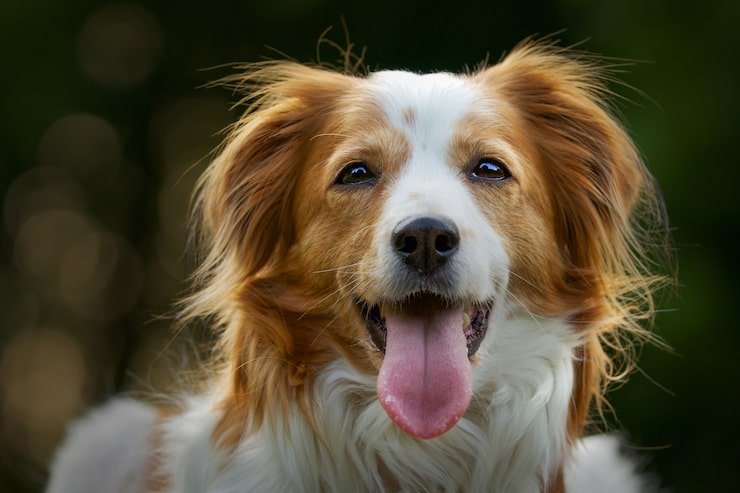
#> input picture dog.jpg, 740 x 493 px
$ jupyter execute 13.ipynb
#> lines starting #> are read from the running program, lines starting #| are printed output that depends on the picture
**Purpose:** States the exercise goal: implement nonlinear filters for noise reduction.

# 13. Write a python program to implement non-linear filters (Median, Max, Min filters) for noise reduction.

**Purpose:** Imports the libraries used for image filtering.

[cell 1]
import matplotlib.pyplot as plt
import numpy as np
import cv2

**Purpose:** Loads the dog image and converts it to grayscale.

[cell 2]
img = cv2.imread('../dog.jpg')
#> img is the input picture: shape (493, 740, 3); mean B, G, R 52.5, 74.7, 83.4
gray = cv2.cvtColor(img,cv2.COLOR_BGR2GRAY)
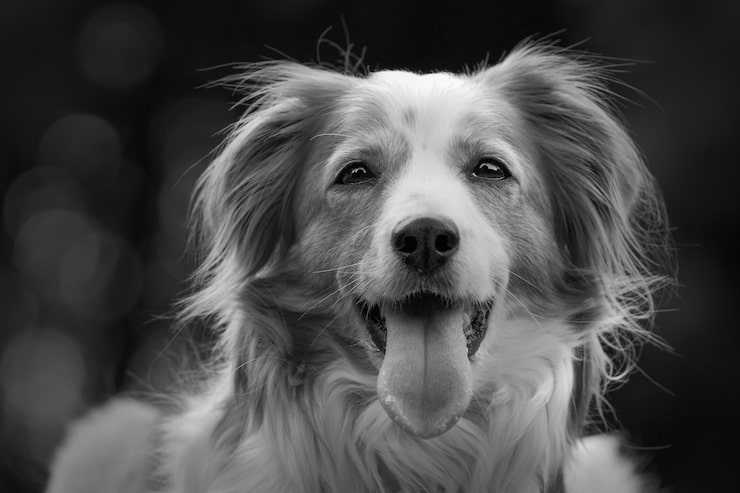
#> gray: shape (493, 740); min 0, max 253, mean 74.8

**Purpose:** Defines a helper that applies median, maximum, or minimum neighborhood filtering.

[cell 3]
def apply_filter(img, type):
#> called with type = 'median'
    h,w = img.shape
#> h = 493; w = 740
    nimg = np.zeros_like(img)
    for i in range(1,h-1):
        for j in range(1,w-1):
            neighbor = img[i-1:i+2,j-1:j+2]
            if type == 'median':
                md = np.median(neighbor)
                nimg[i][j] = md
            elif type == 'max':
                mx = np.max(neighbor)
                nimg[i][j] = mx
            else:
                mn = np.min(neighbor)
                nimg[i][j] = mn
    return nimg

**Purpose:** Applies the three nonlinear filters to the grayscale image.

[cell 4]
mfilter = apply_filter(gray,'median')
maxfilter = apply_filter(gray,'max')
#> call 2 of apply_filter, with type = 'max'
#> after the loop in apply_filter (call 2), `for i in range(1,h-1):`:
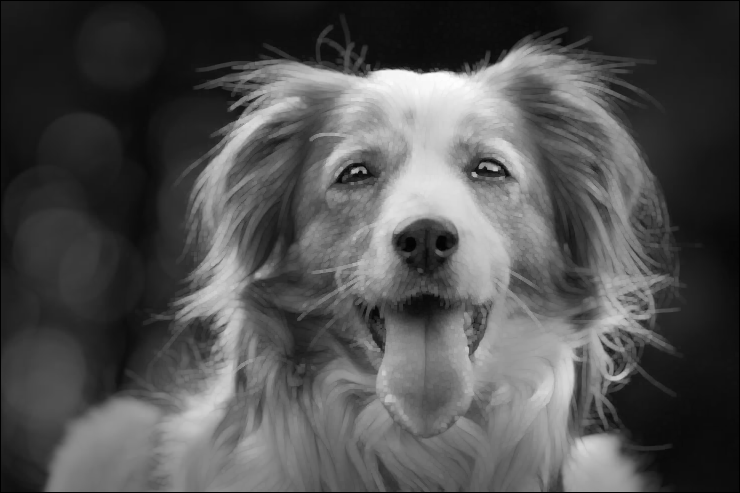
#> nimg: shape (493, 740); min 0, max 253, mean 80.8
minfilter = apply_filter(gray,'min')
#> call 3 of apply_filter, with type = 'min'
#> after the loop in apply_filter (call 3), `for i in range(1,h-1):`:
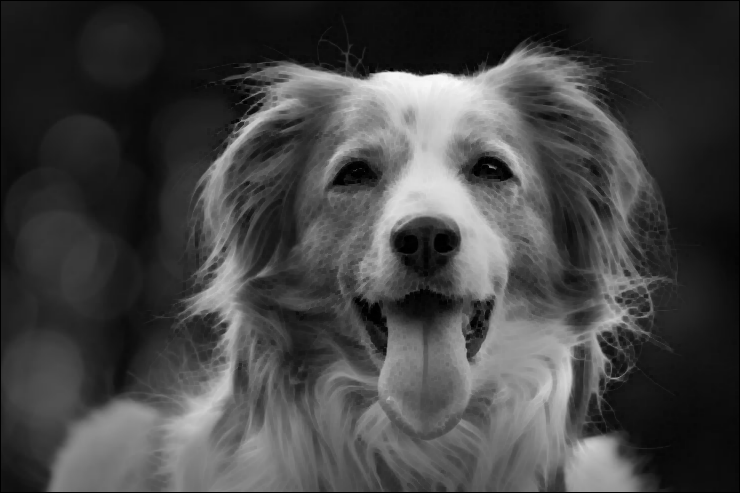
#> nimg: shape (493, 740); min 0, max 249, mean 68.2

**Purpose:** Displays the median-, maximum-, and minimum-filtered images.

[cell 5]
plt.figure(figsize=(18,6))
plt.subplot(1,3,1)
plt.imshow(mfilter,cmap='gray')
plt.axis("off")
plt.subplot(1,3,2)
plt.imshow(maxfilter,cmap='gray')
plt.axis("off")
plt.subplot(1,3,3)
plt.imshow(minfilter,cmap='gray')
plt.axis("off")
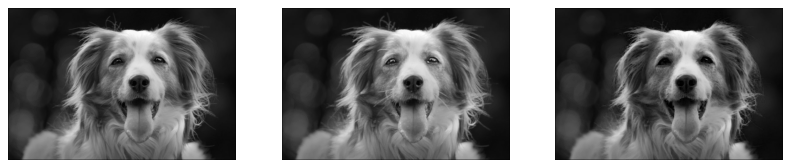
#> figure drawn by matplotlib, 3 panels

$ run again, with cat.jpg copied over dog.jpg
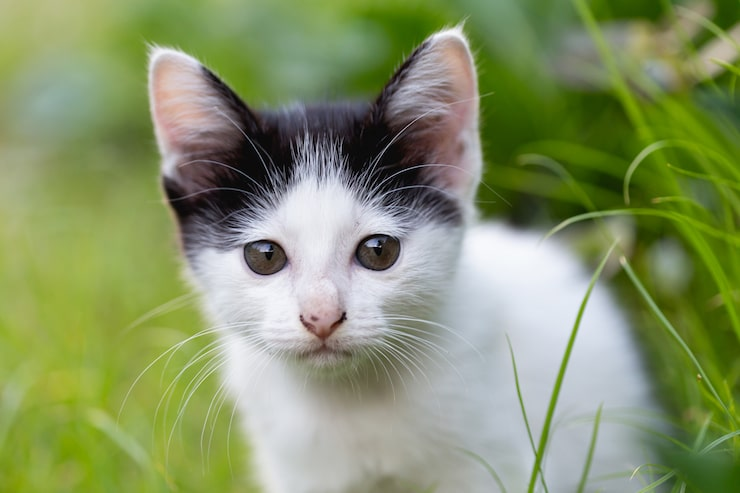
#> input picture cat.jpg, 740 x 493 px
#> img is the input picture: shape (493, 740, 3); mean B, G, R 104.4, 147.7, 134.5
#> after the loop in apply_filter (call 3), `for i in range(1,h-1):`:
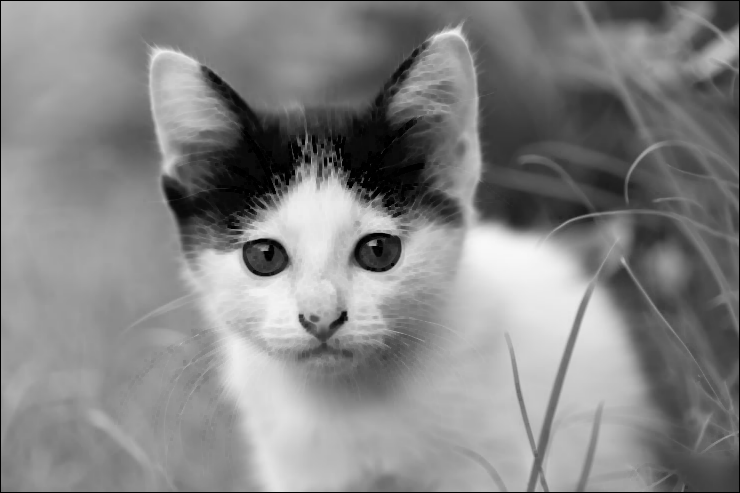
#> nimg: shape (493, 740); min 0, max 248, mean 132.5
#> `[cell 5] plt.figure(figsize=(18,6)) plt.subplot(1,3,1) plt.imshow(mfil..`:
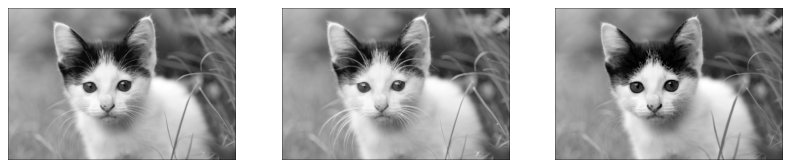
#> figure drawn by matplotlib, 3 panels
